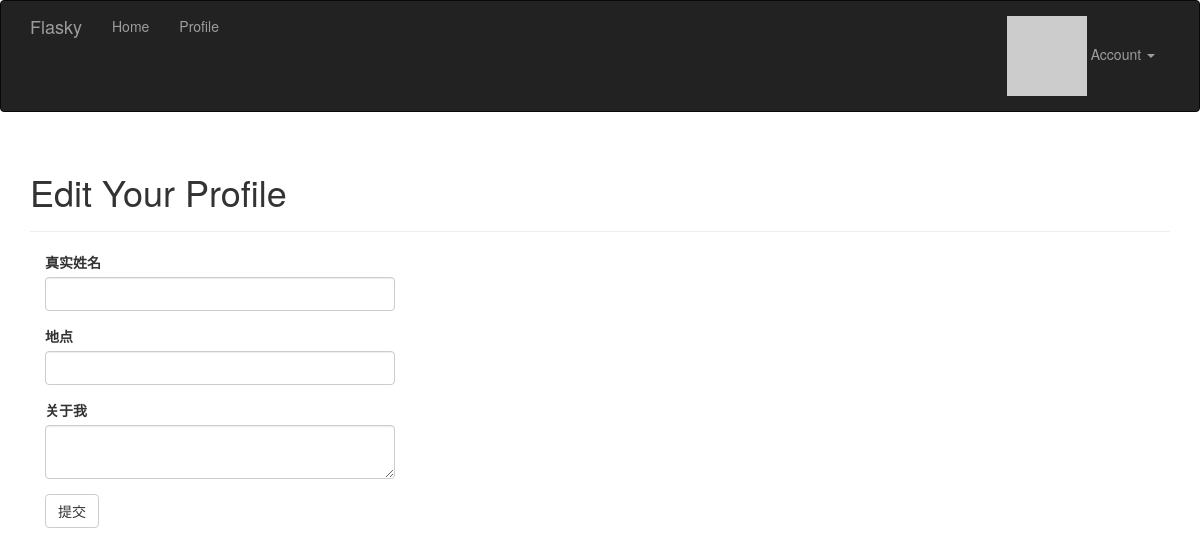
The page /edit-profile (signed in) on the database as committed earlier.
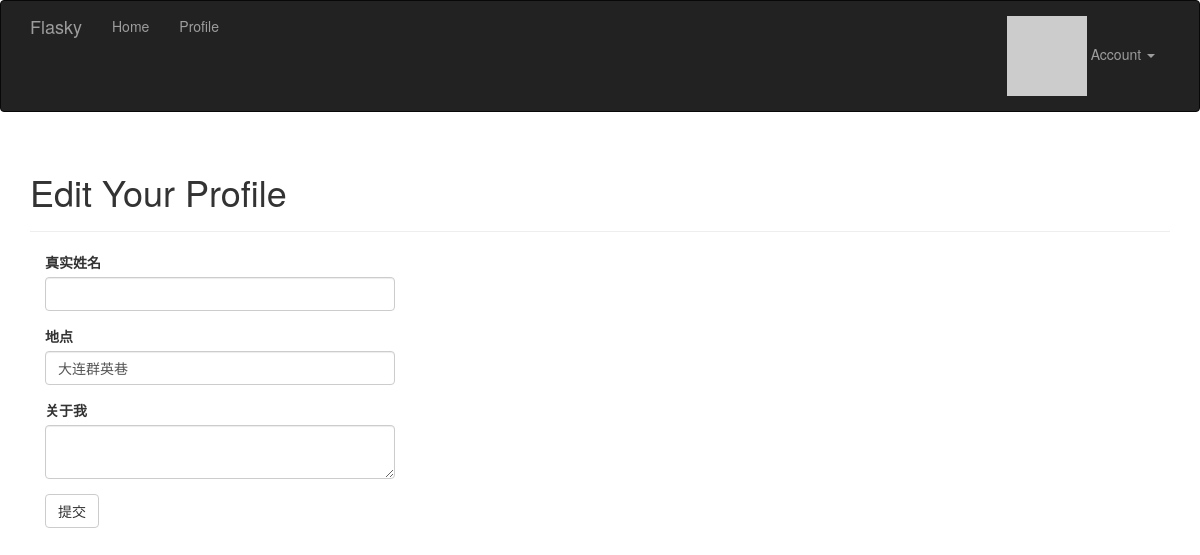
The same page on the database as committed later.
### app/models.py (models this page shows, shortened)
class User(UserMixin, db.Model):
	__tablename__ = 'users'
	id = db.Column(db.Integer, primary_key=True)
	email = db.Column(db.String(64), unique=True, index=True)
	username = db.Column(db.String(64), unique=True, index=True)
	password_hash = db.Column(db.String(128))
	role_id = db.Column(db.Integer, db.ForeignKey('roles.id'))
	confirmed = db.Column(db.Boolean, default=False)
	name = db.Column(db.String(64))
	location = db.Column(db.String(64))
	about_me = db.Column(db.Text())
	member_since = db.Column(db.DateTime(), default=datetime.utcnow)
	last_seen = db.Column(db.DateTime(), default=datetime.utcnow)
	avatar_hash = db.Column(db.String(32))
	posts = db.relationship('Post', backref='author', lazy='dynamic')
	followed = db.relationship('Follow',
							   foreign_keys=[Follow.follower_id],
							   backref=db.backref('follower', lazy='joined'),
							   lazy='dynamic',
							   cascade='all, delete-orphan')
	followers = db.relationship('Follow',
								foreign_keys=[Follow.followed_id],
								backref=db.backref('followed', lazy='joined'),
								lazy='dynamic',
								cascade='all, delete-orphan')
	@property
	def password(self):
		raise AttributeError('password is not a readable attribute')
	def ping(self):
		self.last_seen = datetime.utcnow()
		db.session.add(self)
	def gravatar(self, size=100, default='identicon', rating='g'):
		if request.is_secure:
			url = 'https://secure.gravatar.com/avatar'
		else:
			url = 'http://www.gravatar.com/avatar'
		hash = self.avatar_hash or hashlib.md5(self.email.encode('utf-8')).hexdigest()
		return '{url}/{hash}?s={size}&d={default}&r={rating}'.format(url=url, hash=hash, size=size, default=default, rating=rating)

### app/main/views.py (the view, shortened to what this page needs)
@main.route('/edit-profile', methods=['GET', 'POST'])
@login_required
def edit_profile():
    form = EditProfileForm()
    form.name.data = current_user.name
    form.location.data = current_user.location
    form.about_me.data = current_user.about_me
    return render_template('edit_profile.html', form=form)

### app/main/forms.py
class EditProfileForm(Form):
	name = StringField('真实姓名', validators=[Length(0, 64)])
	location = StringField('地点', validators=[Length(0, 64)])
	about_me = TextAreaField('关于我')
	submit = SubmitField('提交')

### app/auth/views.py (called while the page is built)
@auth.before_app_request
def before_request():
	if current_user.is_authenticated \
			and not current_user.confirmed \
			and request.endpoint[:5] != 'auth.' \
			and request.endpoint != 'static':
		return redirect(url_for('auth.unconfirmed'))

@auth.before_app_request
def before_request():
	if current_user.is_authenticated:
		current_user.ping()
		if not current_user.confirmed and request.endpoint[:5] != 'auth.':
			return redirect(url_for('auth.unconfirmed'))

### app/main/__init__.py (called while the page is built)
@main.app_context_processor
def inject_permissions():
	return dict(Permission=Permission)

### app/models.py (called while the page is built)
@login_manager.user_loader
def load_user(user_id):
	return User.query.get(int(user_id))

### app/templates/edit_profile.html (shortened to what this page needs)
{% extends "base.html" %}
{% import "bootstrap/wtf.html" as wtf %}
{% block page_content %}
<div class="page-header">
    <h1>Edit Your Profile</h1>
</div>
<div class="col-md-4">
    {{ wtf.quick_form(form) }}
</div>
{% endblock %}

Rows that differ between the two databases and show on the page:
now on this page (row edited): User: location "大连群英巷"
